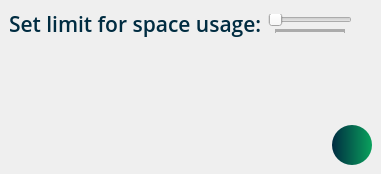
         <widget class="QWidget" name="settings_page">
          <layout class="QGridLayout" name="gridLayout_5">
           <property name="leftMargin">
            <number>0</number>
           </property>
           <property name="topMargin">
            <number>0</number>
           </property>
           <property name="rightMargin">
            <number>0</number>
           </property>
           <property name="bottomMargin">
            <number>0</number>
           </property>
           <property name="spacing">
            <number>0</number>
           </property>
           <item row="0" column="0">
            <widget class="QWidget" name="widget_5" native="true">
             <layout class="QGridLayout" name="gridLayout_11">
              <item row="0" column="0">
               <layout class="QGridLayout" name="gridLayout_12">
                <item row="0" column="0">
                 <layout class="QGridLayout" name="gridLayout_13">
                  <item row="0" column="0">
                   <layout class="QGridLayout" name="gridLayout_14">
                    <item row="0" column="0">
                     <widget class="QLabel" name="label_25">
                      <property name="font">
                       <font>
                        <family>Open Sans Semibold</family>
                        <pointsize>16</pointsize>
                        <weight>7</weight>
                        <italic>false</italic>
                        <bold>false</bold>
                       </font>
                      </property>
                      <property name="styleSheet">
                       <string notr="true">QLabel {
font: 63 16pt &quot;Open Sans Semibold&quot;;
    color:rgb(0, 44, 65);
}</string>
                      </property>
                      <property name="text">
                       <string>Set limit for space usage:</string>
                      </property>
                     </widget>
                    </item>
                    <item row="0" column="1">
                     <widget class="QSlider" name="kb_slider_2">
                      <property name="font">
                       <font>
                        <pointsize>8</pointsize>
                       </font>
                      </property>
                      <property name="layoutDirection">
                       <enum>Qt::LeftToRight</enum>
                      </property>
                      <property name="autoFillBackground">
                       <bool>false</bool>
                      </property>
                      <property name="inputMethodHints">
                       <set>Qt::ImhNone</set>
                      </property>
                      <property name="minimum">
                       <number>500</number>
                      </property>
                      <property name="maximum">
                       <number>5000000</number>
                      </property>
                      <property name="singleStep">
                       <number>250</number>
                      </property>
                      <property name="pageStep">
                       <number>250</number>
                      </property>
                      <property name="tracking">
                       <bool>true</bool>
                      </property>
                      <property name="orientation">
                       <enum>Qt::Horizontal</enum>
                      </property>
                      <property name="invertedAppearance">
                       <bool>false</bool>
                      </property>
                      <property name="invertedControls">
                       <bool>false</bool>
                      </property>
                      <property name="tickPosition">
                       <enum>QSlider::TicksBelow</enum>
                      </property>
                      <property name="tickInterval">
                       <number>10</number>
                      </property>
                     </widget>
                    </item>
                   </layout>
                  </item>
                  <item row="1" column="1">
                   <spacer name="verticalSpacer_6">
                    <property name="orientation">
                     <enum>Qt::Vertical</enum>
                    </property>
                    <property name="sizeHint" stdset="0">
                     <size>
                      <width>20</width>
                      <height>40</height>
                     </size>
                    </property>
                   </spacer>
                  </item>
                 </layout>
                </item>
               </layout>
              </item>
              <item row="1" column="0">
               <layout class="QGridLayout" name="gridLayout_6">
                <item row="0" column="1">
                 <spacer name="verticalSpacer_5">
                  <property name="orientation">
                   <enum>Qt::Vertical</enum>
                  </property>
                  <property name="sizeHint" stdset="0">
                   <size>
                    <width>20</width>
                    <height>40</height>
                   </size>
                  </property>
                 </spacer>
                </item>
                <item row="1" column="0">
                 <spacer name="horizontalSpacer_9">
                  <property name="orientation">
                   <enum>Qt::Horizontal</enum>
                  </property>
                  <property name="sizeHint" stdset="0">
                   <size>
                    <width>40</width>
                    <height>20</height>
                   </size>
                  </property>
                 </spacer>
                </item>
                <item row="1" column="1">
                 <widget class="QPushButton" name="quit_button">
                  <property name="minimumSize">
                   <size>
                    <width>40</width>
                    <height>40</height>
                   </size>
                  </property>
                  <property name="maximumSize">
                   <size>
                    <width>40</width>
                    <height>40</height>
                   </size>
                  </property>
                  <property name="accessibleDescription">
                   <string>Quit</string>
                  </property>
                  <property name="styleSheet">
                   <string notr="true">QPushButton {
color: #0FA15F;
border-radius: 20px;
border-style: outset;
background: qlineargradient(spread:pad, x1:1, y1:0, x2:0, y2:0, stop:0 rgba(10, 161, 93, 255), stop:1 rgba(0, 44, 65, 255));
padding: 5px;
}

QPushButton:hover {
size: 45x45;
background:qlineargradient(spread:pad, x1:0, y1:0, x2:0.977273, y2:0, stop:0 rgba(10, 161, 93, 255), stop:1 rgba(0, 44, 65, 255))
}</string>
                  </property>
                  <property name="text">
                   <string/>
                  </property>
                  <property name="icon">
                   <iconset resource="../icons.qrc">
                    <normaloff>:/icons/icons/shutdown-icon-18-48.ico</normaloff>
                    <normalon>:/icons/icons/folder-7-48 (1).ico</normalon>:/icons/icons/shutdown-icon-18-48.ico</iconset>
                  </property>
                  <property name="iconSize">
                   <size>
                    <width>16</width>
                    <height>16</height>
                   </size>
                  </property>
                  <property name="checkable">
                   <bool>true</bool>
                  </property>
                  <property name="autoExclusive">
                   <bool>false</bool>
                  </property>
                 </widget>
                </item>
               </layout>
              </item>
             </layout>
            </widget>
           </item>
          </layout>
         </widget>
